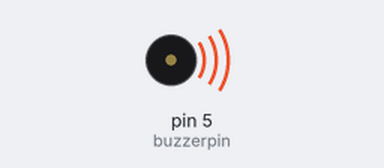
Simulated run of this sketch. Board: Arduino Uno, built with avr-gcc and run on an emulated ATmega328P. Shown: buzzer (waves = sounding).

Above: at 0.5 s.
At 5.5 s:
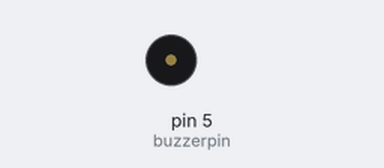
Timing chart, 0 to 7.8 s (numbered marks = the images above):
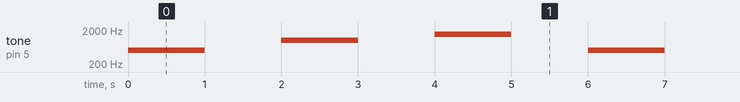

Measured:
- by itself, tone on pin 5 (buzzerpin): repeats every 6.0 s: silent 1.0 s, 1000 Hz 1.0 s, silent 1.0 s, 1500 Hz 1.0 s, silent 1.0 s, 500 Hz 1.0 s

The sketch:

Buzzeron_off3times.ino
```cpp
const int buzzerpin=5;
void setup() {
pinMode(buzzerpin,OUTPUT);  // put your setup code here, to run once:
}
void loop()
{
  tone(buzzerpin,500);//500 Hz sound
  delay(1000);
  noTone(buzzerpin);//stop sound
  delay(1000);
  tone(buzzerpin,1000);
  delay(1000);
  noTone(buzzerpin);
  delay(1000);
  tone(buzzerpin,1500);
  delay(1000);
  noTone(buzzerpin);
  delay(1000);
}
```
